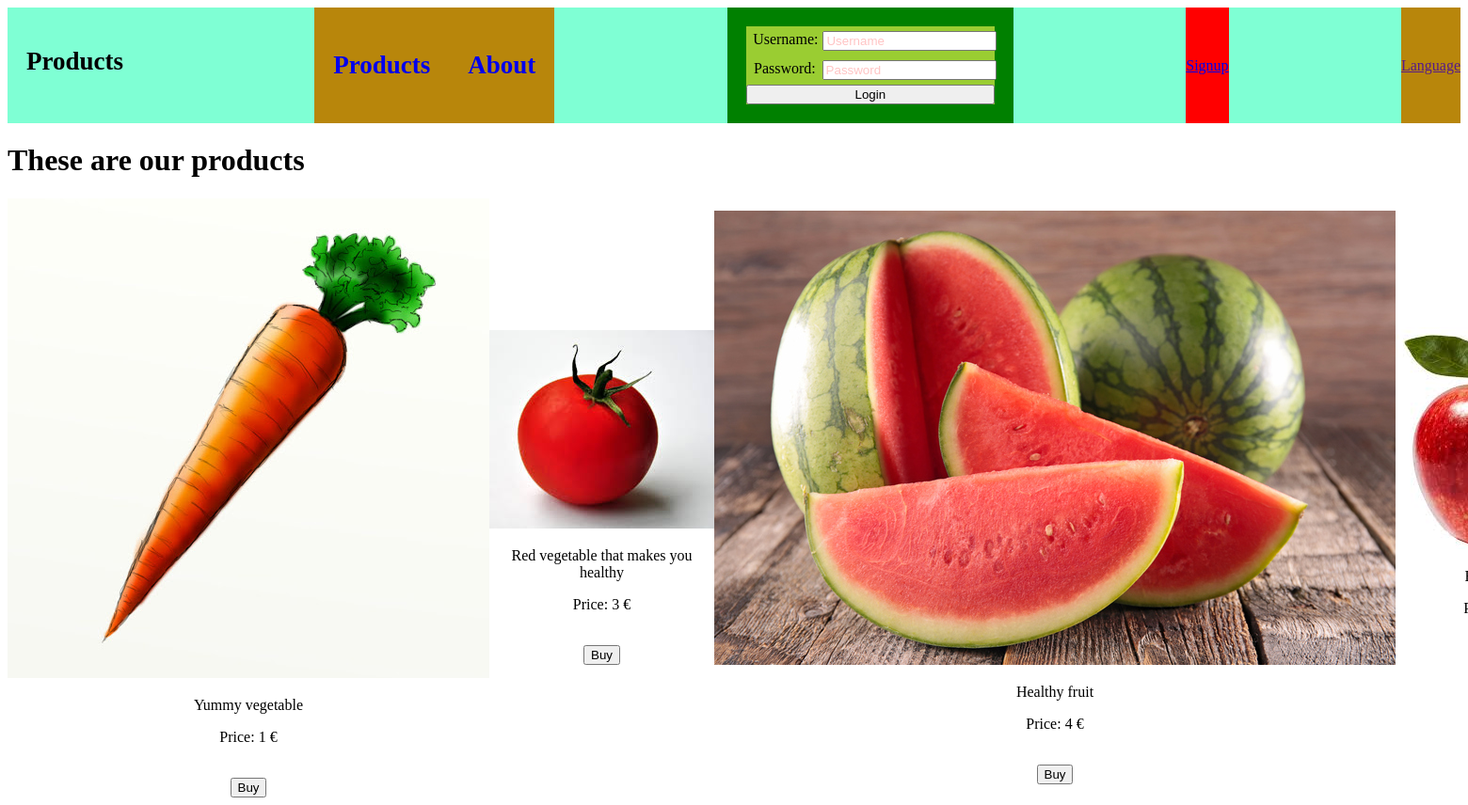
Page /2tpifeProducts.php on the committed database.
### tables this page shows
CREATE TABLE Products(
    ID INT NOT NULL AUTO_INCREMENT,
    NAME varchar(50),
    Description varchar(500),
    Price INT(10),
    Picture varchar(50),
    PRIMARY KEY (ID)
);

### 2tpifeProducts.php (the view, shortened to what this page needs)
<?php
include_once "credentials.php";
include_once "displayUser.php";
?>
<!DOCTYPE html>
<html>
<head>
    <link rel='stylesheet' type='text/css' media='screen' href='2tpife.css'>
</head>
<body>
    <nav id="navigationBar">
        <div id="navigationTittle">
            <h1>Products</h1>
        </div>
        <div id=navigationLinks>
            <a href="2tpifeProducts.html">
                <h1>Products</h1>
            </a>
            <a href="2tpifeAbout.html">
                <h1>About</h1>
            </a>
        </div>
        <div id="login">
            <?php if (isset($_POST["Logout"])) {
              session_unset();
              session_destroy();
              print "You have been logged out successfully";
              ?> <a href="2tpifeProducts.php">Login</a><?php
            } elseif ($_SESSION["UserLogged"]) {
              print "You have already been logged-in" . "<br>";
              displayUserDetails($connection);
            } else {
               ?>
                <form action="<?php print $_SERVER[
                  "PHP_SELF"
                ]; ?>" method="post">
                <div>Username: <input type="text" name="Username" placeholder="Username" required></div>
                    <div>Password: <input type="password" name="Password" placeholder="Password" required></div>
                    <input type="submit" name="Login" value="Login">
                </form>
            <?php
            } ?>
        </div>
        <?php if (isset($_SESSION["UserLogged"])) {
          if (!$_SESSION["UserLogged"]) { ?>
        <div id="Signup"><a href="Signup.php">Signup</a></div>
<?php }
        } ?>
        <div id="navigationLanguage">
            <a href="">Language</a>
        </div>
    </nav>
    <h1>These are our products</h1>
    <div id="AllProducts">
    <?php
    $product = $connection->prepare("SELECT * FROM products");
    $product->execute();
    $result = $product->get_result();
    while ($row = $result->fetch_assoc()) { ?>
        <div class="Product">
            <img src="<?php print $row["Picture"]; ?>">
            <p><?php print $row["Description"]; ?></p>
            <p>Price: <?php print $row["Price"]; ?> &euro;</p>
            <br>
<form action="2tpifeProducts.php" method="post">
<input type="submit" name="BuxItm" value = "Buy">
</form>
        </div>
      <?php }
    ?>
    <br>
    </div>
</body>
</html>

### 2tpife.css (style rules this page uses)
#navigationBar { display: flex; background-color: aquamarine; justify-content: space-between; }
#navigationTittle { background-color: aquamarine; font-family: cursive; font-size: large; padding: 20px; }
#navigationLinks a { text-decoration: none; padding: 20px; font-size: large; }
#navigationLinks { display: flex; align-items: center; background-color: darkgoldenrod; }
#navigationLanguage { display: flex; align-items: center; background-color: darkgoldenrod; }
#Signup { display: flex; align-items: center; background-color: red; }
#login { background-color: green; display: flex; align-items: center; justify-content: space-around; padding: 20px; }
#login form { background-color: yellowgreen; display: flex; justify-content: space-around; flex-direction: column; }
#login form div { display: flex; justify-content: space-around; flex-wrap: wrap; padding: 5px; width: 100%; }
#AllProducts { display: flex; justify-content: space-around; flex: wrap; align-items: center; }
.Product { text-align: center; }
::placeholder { color: rgb(255, 137, 137); opacity: 0.5; }

### rows in the picture
products: Picture (picture), Description "Yummy vegetable", Price "1"
products: Picture (picture), Description "Red vegetable that makes you healthy", Price "3"
products: Picture (picture), Description "Healthy fruit", Price "4"
products: Picture (picture)
